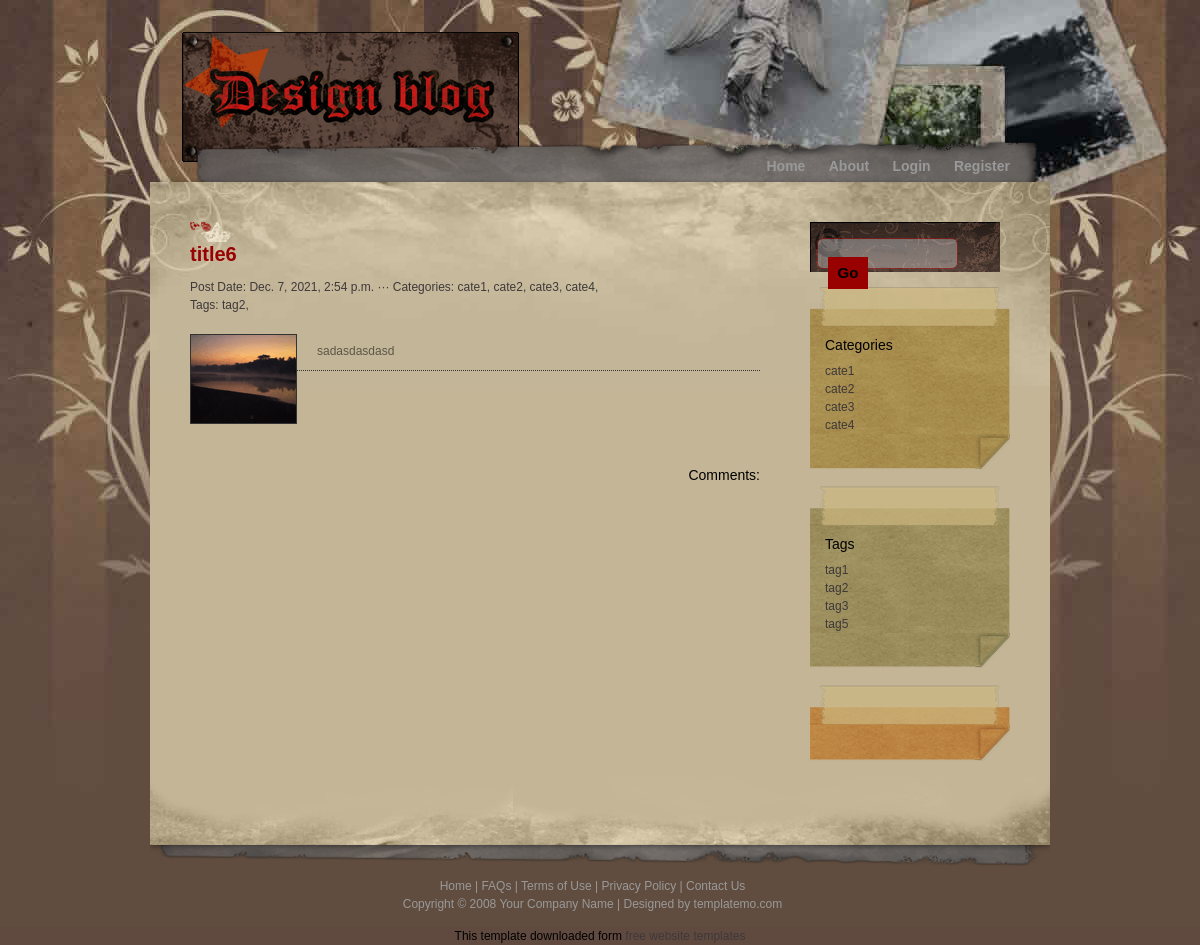
Screenshot of /blog/post-detail/title6 with the database file from the repository.
### post/models.py (models this page shows, shortened)
class Post(models.Model):
    title = models.CharField(max_length=120)
    image = models.ImageField(upload_to="", blank=True)
    content = models.TextField()
    created_at = models.DateTimeField(auto_now_add=True)
    slug = models.SlugField(unique=True, max_length=120, null=True, blank=True)
    author = models.ForeignKey(User, on_delete=CASCADE)
    category = models.ManyToManyField(Category)
    tag = models.ManyToManyField(Tag, blank=True, null=True)
    class Meta:
        unique_together = ('title', 'slug')

class Category(models.Model):
    title = models.CharField(max_length=120)
    slug = models.SlugField(unique=True, max_length=120, null=True, blank=True)
    parent = models.ForeignKey('self', on_delete=models.PROTECT, blank=True, null=True)
    class Meta:
        unique_together = ('title', 'slug')

class Tag(models.Model):
    title = models.CharField(max_length=120)
    slug = models.SlugField(unique=True, max_length=120, null=True)
    class Meta:
        unique_together = ('title', 'slug')

### post/views.py (the view)
# urls.py: path('post-detail/<slug:slug_text>', post_detail),
def post_detail(request, slug_text):
    post = Post.objects.filter(slug = slug_text)
    categories = Category.objects.all()
    tags = Tag.objects.all()
    if post.exists():
        post = post.first()
    else:
        return HttpResponse('<h1>Page Not Found</h1>')
    comments = post.comment_set.all()
    context = {
        'post': post,
        'comments': comments,
        'categories': categories,
        'tags': tags,
    }
    return render(request, 'post/post_detail.html', context)

### post/templates/post/post_detail.html (shortened to what this page needs)
{% extends "post/class_base.html" %}
{% load static %}
{% block menu %}
{% if request.user.is_authenticated %}
<ul>
    <li><a href="{% url 'home' %}">Home</a></li>
    <li><a href="#">About</a></li>
    <li><a href="{% url 'add_post' %}">Add New Post</a></li>
    <li><a href="{% url 'dashboard' %}">Dashboard</a></li>
    <li><a href="{% url 'logout' %}">Logout</a></li>
</ul>
{% else %}
<ul>
    <li><a href="{% url 'home' %}">Home</a></li>
    <li><a href="#">About</a></li>
    <li><a href="{% url 'login' %}">Login</a></li>
    <li><a href="{% url 'register' %}">Register</a></li>
</ul>
{% endif %}
{% endblock menu %}
{% block content %}
    <div class="postbody">
        <h1>{{post.title}}</h1><br><br>
        <div class="publish_info">Post Date: {{post.created_at}} ··· Categories: <a href="#">{% for category_ in post.category.all %}{{category_.title}}, {% endfor %}</a></div>
        <div class="publish_info">Tags: {% for tag_ in post.tag.all %}{{tag_.title}}, {% endfor %}</div><br>
        <img src='{{post.image.url}}'/><p>{{post.content}}</p>
    </div>
    <br>
    <br>
    <div class="comment">
        <h2>Comments:</h2>
    </div>
{% endblock content %}

### post/templates/post/class_base.html (shortened to what this page needs)
{% load static %}
<!DOCTYPE html>
<html lang="en">
<head>
  <link href="https://cdn.jsdelivr.net/npm/bootstrap@5.0.0-beta1/dist/css/bootstrap.min.css" rel="stylesheet"
>
  <link rel="stylesheet" href="{% static 'style.css' %}">
</head>
<body>
  <div id="container_wrapper1">
    <div id="container_wrapper2">
      <div id="container">
        <div id="header">
          <div id="logo">
            <div id="site_slogan"></div>
          </div>
        </div>
        <div id="menu">
          {% block menu %}
          {% endblock menu %}
        </div>
        <div id="content">
          <div id="left_column">
            {% block content %}
            {% endblock content %}
          </div>
          <div id="right_column">
            <div class="section">
              <form method="get" action="#" class="search">
                <input name="search" type="text" placeholder="Search Anything" id="keyword" />
                <input type="submit" value="Go" class="button" />
              </form>
            </div>
            <div class="section">
              <div class="section1_top"></div>
              <div class="section1_middle">
                <h2>Categories</h2>
                <ul>
                  {% for cate in categories %}
                  <li><a href='/blog/category/{{cate.slug}}'>{{cate.title}}</a></li>
                  {% endfor %}
                </ul>
              </div>
              <div class="section1_bottom"></div>
            </div>
            <div class="section">
              <div class="section2_top"></div>
              <div class="section2_middle">
                <h2>Tags</h2>
                <ul>
                  {% for tag in tags %}
                  <li>{{tag.title}}</li>
                  {% endfor %}
                </ul>
              </div>
              <div class="section2_bottom"></div>
            </div>
            <div class="section">
              <div class="section3_top"></div>
              <div class="section3_bottom"></div>
            </div>
          </div>
        </div>
        <div id="bottom"></div>
        <div id="footer"> <a href="#">Home</a> | <a href="#">FAQs</a> | <a href="#">Terms of Use</a> | <a
            href="#">Privacy Policy</a> | <a href="#">Contact Us</a> <br />
          Copyright © 2008 <a href="#">Your Company Name</a> | Designed by <a href="#">templatemo.com</a> </div>
      </div>
    </div>
  </div>
  <div align=center>This template downloaded form <a href='http://all-free-download.com/free-website-templates/'>free
      website templates</a></div>
</body>
</body>
</html>

### post/static/style.css (style rules this page uses)
body { margin:0; padding:0; line-height: 1.5em; font-family: Helvetica, Arial, sans-serif; font-size: 12px; color: #000000; background: #604a40; }
a:link, a:visited { color: #3e3939; text-decoration: none; }
h1 { margin: 0px; padding: 20px 0px 0px 0px; font-size: 20px; font-weight: bold; color:#990000; height: 20px; background: url(post/media/h1_background.png) left center no-repeat; }
h2 { margin: 0px 0px 8px 0px; padding: 10px 0px 0px 15px; font-size: 14px; color: #000000; }
p { margin: 10px 0px; color: #5b5847; text-align: justify; }
img { margin: 2px 20px 2px 0px; float:left; border: 1px solid #333333; }
#container_wrapper1 { background: url(post/media/background.gif) top center repeat-x; }
#container_wrapper2 { background: url(post/media/mainbackground.jpg) top center no-repeat; }
#container { margin: 0px auto; width: 900px; }
#header { clear: both; padding: 30px 0px 0px 30px; width: 870px; height: 140px; }
#logo { height: 134px; background: url(post/media/logo.gif) no-repeat; }
#site_slogan { padding: 90px 0px 10px 160px; font-size: 12px; color: #999999; }
#menu { clear: both; margin: 0px; padding: 0px; width: 900px; height: 42px; text-align: right; background: url(post/media/menu_bg.png) no-repeat; }
#menu ul { margin: 0px; padding: 18px 20px 0px 0px; list-style: none; }
#menu ul li { margin: 0px; display: inline; }
#menu ul li a { margin: 0px; padding: 0px 20px 0px 0px; font: 14px arial; font-weight: bold; color:#999999; text-decoration: none; }
#content { float: left; margin: 0px; width: 900px; background: #c3b595 url(post/media/content_bg.jpg) no-repeat; }
#left_column { float: left; margin: 40px 0px 0px 40px; padding: 0px; width: 570px; }
#right_column { float: right; margin: 40px 40px 0px 0px; padding: 0px; width: 200px; }
#bottom { clear: both; margin: 0px; padding: 0px; width: 900px; height: 90px; background: url(post/media/content_bg_bottom.png) no-repeat; }
.section { margin: 0px 0px 15px 0px; padding: 0px; color: #3e3939; }
.section .section1_top { height: 40px; background: url(post/media/section1_top.png) no-repeat; }
.section .section1_middle { background: url(post/media/section1_middle.png) repeat-y; }
.section .section1_bottom { height: 37px; background:url(post/media/section1_bottom.png) no-repeat; }
.section .section2_top { height: 40px; background: url(post/media/section2_top.png) no-repeat; }
.section .section2_middle { background: url(post/media/section2_middle.png) repeat-y; }
.section .section2_bottom { height: 37px; background: url(post/media/section2_bottom.png) no-repeat; }
.section .section3_top { height: 40px; background: url(post/media/section3_top.png) no-repeat; }
.section .section3_bottom { height: 37px; background: url(post/media/section3_bottom.png) no-repeat; }
.section ul { margin: 0px 0px 0px 15px; padding: 0px; list-style: none; }
.section ul li { display: block; }
.section ul li a { padding: 0px; margin: 0px; color: #3e3939; text-decoration: none; }
.postbody { padding: 0px; margin-bottom: 40px; border-bottom: 1px dotted #333333; }
.publish_info { clear: both; margin: 0px; padding: 0px; color:#3e3939; }
.comment { clear: both; margin: 10px 0px 0px 0px; width: 570px; text-align: right; padding: 0px; }
.search { width: 190px; margin: 0px; padding: 13px 0px 0px 10px; height: 50px; background: url(post/media/search_box.gif) no-repeat; }
input { width: 130px; background: none; color: #CCCCCC; border: none; }
.button { margin: 2px 0px 0px 8px; height: 32px; width: 40px; color: #000000; font-size: 15px; font-weight: bold; border: none; background: #990000; }
#footer { clear: both; padding: 10px 0px 0px 15px; width: 870px; height: 60px; text-align: center; color: #999999; text-align: center; }
#footer a { color: #999999; }

### rows the page displays
Post: title "title6", created_at "Dec. 7, 2021, 2:54 p.m.", image (picture), content "sadasdasdasd"
Category: title "cate1"
Category: title "cate2"
Category: title "cate3"
Category: title "cate4"
Tag: title "tag2"
Tag: title "tag1"
Tag: title "tag3"
Tag: title "tag5"
